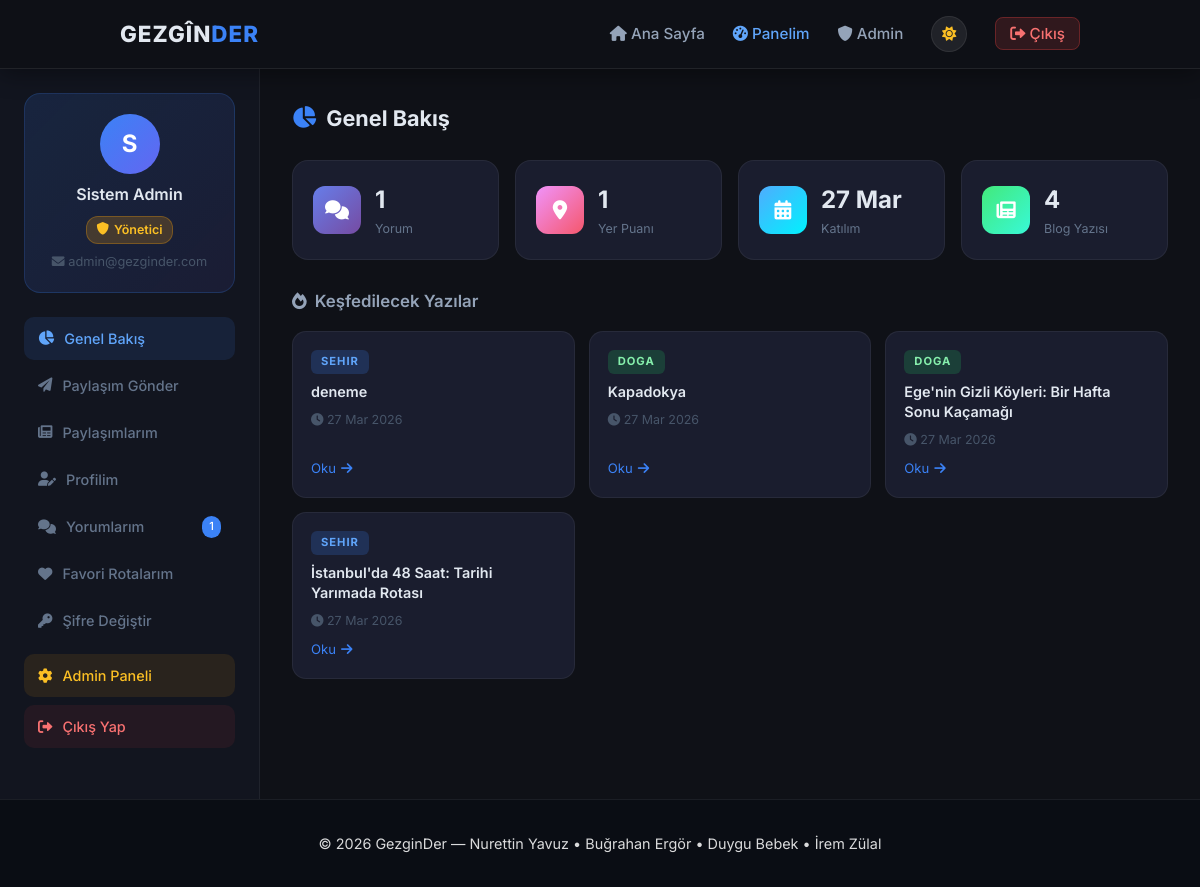
/dashboard.php (signed in), run on the app's committed database.
### tables this page shows
CREATE TABLE users (
        id INTEGER PRIMARY KEY AUTOINCREMENT,
        full_name TEXT NOT NULL,
        email TEXT UNIQUE NOT NULL,
        password_hash TEXT NOT NULL,
        role TEXT NOT NULL DEFAULT "user",
        avatar TEXT DEFAULT NULL,
        bio TEXT DEFAULT NULL,
        created_at TEXT NOT NULL
    , remember_token TEXT DEFAULT NULL);

CREATE TABLE blog_posts (
        id INTEGER PRIMARY KEY AUTOINCREMENT,
        title TEXT NOT NULL,
        slug TEXT UNIQUE NOT NULL,
        content TEXT NOT NULL,
        image_url TEXT DEFAULT NULL,
        category TEXT NOT NULL DEFAULT "genel",
        author_id INTEGER NOT NULL,
        views INTEGER DEFAULT 0,
        created_at TEXT NOT NULL,
        updated_at TEXT NOT NULL
    , status TEXT NOT NULL DEFAULT "approved", destination TEXT DEFAULT NULL, highlights TEXT DEFAULT NULL, season TEXT DEFAULT NULL, duration TEXT DEFAULT NULL, budget TEXT DEFAULT NULL);

### config.php (called while the page is built, shortened)
<?php
function currentUser(): ?array
{
    return $_SESSION['user'] ?? null;
}

### dashboard.php (the view, shortened to what this page needs)
<?php
require_once __DIR__ . '/config.php';
$pdo  = db();
$user = currentUser();
$myComments = $pdo->prepare('
    SELECT c.id, c.content, c.created_at, b.title as post_title, b.slug
    FROM comments c
    LEFT JOIN blog_posts b ON b.id = c.post_id
    WHERE c.user_id = :uid
    ORDER BY c.created_at DESC LIMIT 20
');
$myComments->execute(['uid' => $user['id']]);
$myComments = $myComments->fetchAll();
$totalComments = count($myComments);
$joinDate      = $pdo->prepare('SELECT created_at FROM users WHERE id=:id');
$joinDate->execute(['id' => $user['id']]);
$joinDate      = $joinDate->fetchColumn();
$latestPosts = $pdo->query('SELECT id, title, slug, category, created_at FROM blog_posts ORDER BY created_at DESC LIMIT 4')->fetchAll();
?>
<!DOCTYPE html>
<html lang="tr" data-theme="dark">
<head>
    <link rel="stylesheet" href="style.css">
    <link rel="stylesheet" href="https://cdnjs.cloudflare.com/ajax/libs/font-awesome/6.0.0/css/all.min.css">
</head>
<body class="dashboard-body">
    <header class="site-header dash-header">
        <nav class="navbar">
            <a href="index.php" class="logo">GEZGÎN<span>DER</span></a>
            <ul class="nav-links">
                <li><a href="index.php"><i class="fas fa-home"></i> Ana Sayfa</a></li>
                <li><a href="dashboard.php" class="active-link"><i class="fas fa-tachometer-alt"></i> Panelim</a></li>
                <?php if ($user['role'] === 'admin'): ?>
                    <li><a href="admin.php"><i class="fas fa-shield-alt"></i> Admin</a></li>
                <?php endif; ?>
                <li><button class="theme-toggle" onclick="toggleTheme()" title="Temayı değiştir"><i class="fas fa-sun" id="theme-icon"></i></button></li>
                <li><a href="#" class="btn-nav-logout" onclick="openLogoutModal(event)"><i class="fas fa-sign-out-alt"></i> Çıkış</a></li>
            </ul>
        </nav>
    </header>
    <div class="dash-layout">
        <aside class="dash-sidebar">
            <div class="dash-user-card">
                <div class="dash-avatar">
                    <?= strtoupper(mb_substr($user['full_name'], 0, 1)) ?>
                </div>
                <h3><?= htmlspecialchars($user['full_name'], ENT_QUOTES) ?></h3>
                <span class="dash-role-badge <?= $user['role'] === 'admin' ? 'badge-admin' : 'badge-user' ?>">
                    <i class="fas fa-<?= $user['role'] === 'admin' ? 'shield-alt' : 'star' ?>"></i>
                    <?= $user['role'] === 'admin' ? 'Yönetici' : 'Gezgin' ?>
                </span>
                <p class="dash-user-email"><i class="fas fa-envelope"></i> <?= htmlspecialchars($user['email'], ENT_QUOTES) ?></p>
            </div>
            <nav class="dash-nav">
                <a href="#overview" class="dash-nav-item active" onclick="showSection('overview', this)">
                    <i class="fas fa-chart-pie"></i> Genel Bakış
                </a>
                <a href="#submit-post" class="dash-nav-item" onclick="showSection('submit-post', this)">
                    <i class="fas fa-paper-plane"></i> Paylaşım Gönder
                </a>
                <a href="#my-posts" class="dash-nav-item" onclick="showSection('my-posts', this)">
                    <i class="fas fa-newspaper"></i> Paylaşımlarım
                </a>
                <a href="#profile" class="dash-nav-item" onclick="showSection('profile', this)">
                    <i class="fas fa-user-edit"></i> Profilim
                </a>
                <a href="#comments" class="dash-nav-item" onclick="showSection('comments', this)">
                    <i class="fas fa-comments"></i> Yorumlarım
                    <?php if ($totalComments > 0): ?>
                        <span class="dash-badge"><?= $totalComments ?></span>
                    <?php endif; ?>
                </a>
                <a href="#favorites" class="dash-nav-item" onclick="showSection('favorites', this)">
                    <i class="fas fa-heart"></i> Favori Rotalarım
                </a>
                <a href="#password" class="dash-nav-item" onclick="showSection('password', this)">
                    <i class="fas fa-key"></i> Şifre Değiştir
                </a>
                <?php if ($user['role'] === 'admin'): ?>
                    <a href="admin.php" class="dash-nav-item dash-nav-admin">
                        <i class="fas fa-cog"></i> Admin Paneli
                    </a>
                <?php endif; ?>
                <a href="#" class="dash-nav-item dash-nav-logout" onclick="openLogoutModal(event)">
                    <i class="fas fa-sign-out-alt"></i> Çıkış Yap
                </a>
            </nav>
        </aside>
        <main class="dash-main">
            <section class="dash-section" id="overview">
                <h2 class="dash-section-title"><i class="fas fa-chart-pie"></i> Genel Bakış</h2>
                <div class="dash-stats-grid">
                    <div class="dash-stat-card">
                        <div class="dash-stat-icon" style="background: linear-gradient(135deg,#667eea,#764ba2)">
                            <i class="fas fa-comments"></i>
                        </div>
                        <div class="dash-stat-info">
                            <span class="dash-stat-num"><?= $totalComments ?></span>
                            <span class="dash-stat-label">Yorum</span>
                        </div>
                    </div>
                    <div class="dash-stat-card">
                        <div class="dash-stat-icon" style="background: linear-gradient(135deg,#f093fb,#f5576c)">
                            <i class="fas fa-map-marker-alt"></i>
                        </div>
                        <div class="dash-stat-info">
                            <span class="dash-stat-num">
                                <?= $pdo->prepare('SELECT COUNT(*) FROM place_ratings WHERE user_id=:id') ? ($pdo->prepare('SELECT COUNT(*) FROM place_ratings WHERE user_id=:id') ? (function($pdo,$id){ $s=$pdo->prepare('SELECT COUNT(*) FROM place_ratings WHERE user_id=:id'); $s->execute(['id'=>$id]); return (int)$s->fetchColumn(); })($pdo,$user['id']) : 0) : 0 ?>
                            </span>
                            <span class="dash-stat-label">Yer Puanı</span>
                        </div>
                    </div>
                    <div class="dash-stat-card">
                        <div class="dash-stat-icon" style="background: linear-gradient(135deg,#4facfe,#00f2fe)">
                            <i class="fas fa-calendar-alt"></i>
                        </div>
                        <div class="dash-stat-info">
                            <span class="dash-stat-num"><?= date('d M', strtotime($joinDate)) ?></span>
                            <span class="dash-stat-label">Katılım</span>
                        </div>
                    </div>
                    <div class="dash-stat-card">
                        <div class="dash-stat-icon" style="background: linear-gradient(135deg,#43e97b,#38f9d7)">
                            <i class="fas fa-newspaper"></i>
                        </div>
                        <div class="dash-stat-info">
                            <span class="dash-stat-num"><?= count($latestPosts) ?></span>
                            <span class="dash-stat-label">Blog Yazısı</span>
                        </div>
                    </div>
                </div>
                <h3 class="dash-sub-title"><i class="fas fa-fire"></i> Keşfedilecek Yazılar</h3>
                <div class="dash-posts-grid">
                    <?php foreach ($latestPosts as $post): ?>
                        <article class="dash-post-card">
                            <div class="dash-post-cat cat-<?= htmlspecialchars($post['category'], ENT_QUOTES) ?>">
                                <?= mb_strtoupper($post['category']) ?>
                            </div>
                            <h4><?= htmlspecialchars($post['title'], ENT_QUOTES) ?></h4>
                            <span class="dash-post-date">
                                <i class="fas fa-clock"></i>
                                <?= date('d M Y', strtotime($post['created_at'])) ?>
                            </span>
                            <a href="blog.php?slug=<?= htmlspecialchars($post['slug'], ENT_QUOTES) ?>" class="dash-post-link">
                                Oku <i class="fas fa-arrow-right"></i>
                            </a>
                        </article>
                    <?php endforeach; ?>
                </div>
            </section>
        </main>
    </div>
    <footer class="credits-footer">
        <p>© 2026 GezginDer — Nurettin Yavuz • Buğrahan Ergör • Duygu Bebek • İrem Zülal</p>
    </footer>
</body>
</html>

### data on the page
users: created_at "27 Mar"
blog_posts: category "SEHIR", title "deneme", created_at "27 Mar 2026"
blog_posts: category "DOGA", title "Kapadokya", created_at "27 Mar 2026"
blog_posts: category "DOGA", title "Ege'nin Gizli Köyleri: Bir Hafta Sonu Kaçamağı", created_at "27 Mar 2026"
blog_posts: category "SEHIR", title "İstanbul'da 48 Saat: Tarihi Yarımada Rotası", created_at "27 Mar 2026"

### other printed values
mb_substr($user['full_name'], 0, 1) "S"
$user['full_name'] "Sistem Admin"
$user['email'] "admin@gezginder.com"
$totalComments "1"
count($latestPosts) "4"
